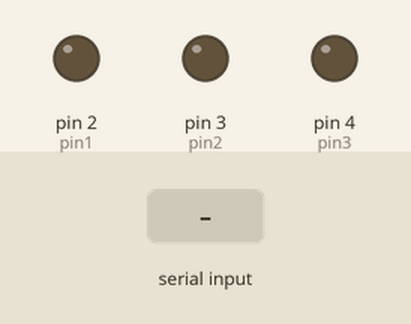
The sketch below on a simulated Arduino Uno, built with avr-gcc and run on an emulated ATmega328P. Shown: output pins drawn as LEDs (lit = HIGH). The inputs (shaded band) are chosen by the test bench.

Above: at 1.2 s.
1.3 s: "a" received over the second serial link
At 1.7 s:
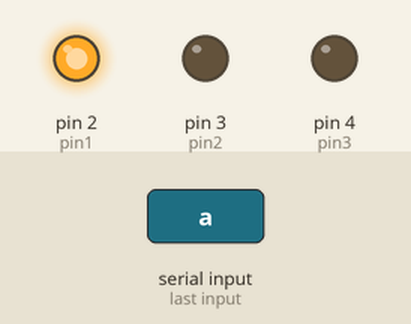
2.8 s: "c" received over the second serial link
At 4.0 s:
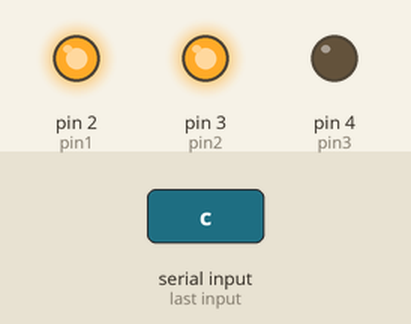
4.3 s: "b" received over the second serial link
At 5.2 s:
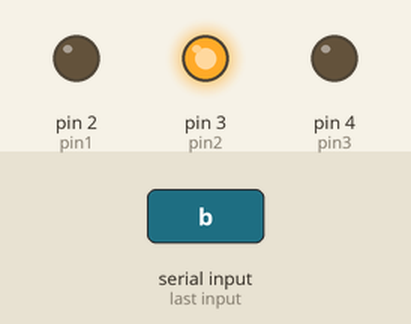
5.8 s: "e" received over the second serial link
At 6.3 s:
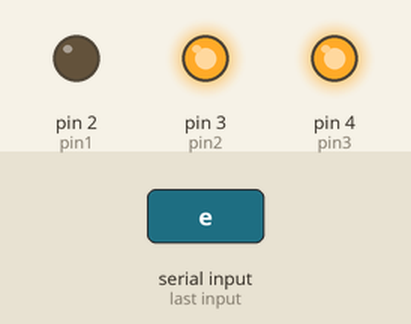
7.3 s: "d" received over the second serial link
At 8.5 s:
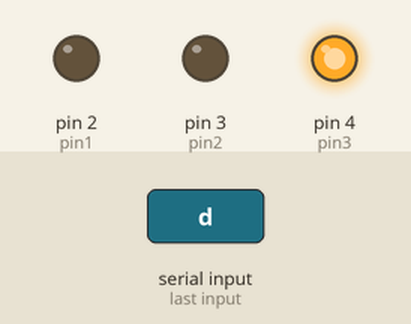
8.8 s: "f" received over the second serial link
At 9.8 s:
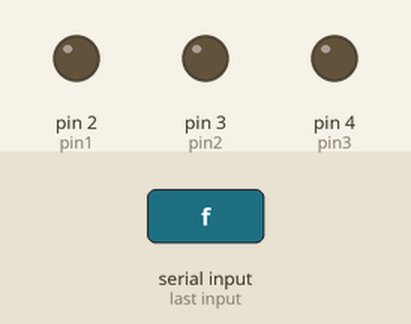
Timing chart, 0 to 11.3 s (numbered marks = the images above; inputs shaded):
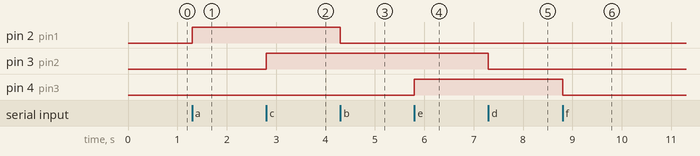

The sketch:

Home_Automartion_Bluetooth.ino
```cpp
#include <SoftwareSerial.h>
const int pin1 = 2;
const int pin2 = 3;
const int pin3 = 4;

//Bluetooth Initialiation
#define bluetoothTx 10   //tx, rx pins for bluetooth module
#define bluetoothRx 12

SoftwareSerial bluetooth(bluetoothTx, bluetoothRx);
char check;  //char for checking the app response
//---------------------------------------------------------------

void setup()
{
  //Serial.begin(9600);
  bluetooth.begin(9600);
  pinMode (pin1, OUTPUT);
  pinMode (pin2, OUTPUT);
  pinMode (pin3, OUTPUT);
}
//---------------------------------------------------------------

void loop()
{
  if (bluetooth.available() >= 0) //checking if bluetooth is connected or not
  {
    //Serial.println("bluetooth available  ");
    check = bluetooth.read();   //reads char send by bluetooth and stores the in variable check
    // Serial.println(check);
    if (check == 'a')
    { digitalWrite(2,HIGH);
      //Serial.println(" Light On");
    }

    if (check == 'b')
    { digitalWrite(2,LOW);
      //Serial.println(" Light Off");
    }

    if (check == 'c')
    {  digitalWrite(3,HIGH);
      //Serial.println(" Bulb On");
    }

    if (check == 'd')
    {  digitalWrite(3,LOW);
      //Serial.println(" Bulb off");
    }

     if (check == 'e')
    {  digitalWrite(4,HIGH);
      //Serial.println(" Bulb On");
    }

    if (check == 'f')
    {  digitalWrite(4,LOW);
      //Serial.println(" Bulb off");
    }

    if (check == 's')
    {     digitalWrite(2,LOW);
          digitalWrite(3,LOW);
          digitalWrite(4,LOW);
      //Serial.println(" Stop");
    }
    //delay(200);
  }
}
```

Measured:
- after the input at 1.3 s, pin 2 (pin1): LOW → HIGH at once
- after the input at 2.8 s, pin 3 (pin2): LOW → HIGH at once
- after the input at 4.3 s, pin 2 (pin1): HIGH → LOW at once
- after the input at 5.8 s, pin 4 (pin3): LOW → HIGH at once
- after the input at 7.3 s, pin 3 (pin2): HIGH → LOW at once
- after the input at 8.8 s, pin 4 (pin3): HIGH → LOW at once
